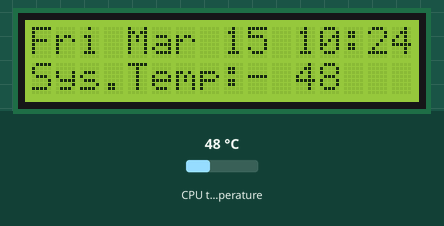
Recording of a program running on a simulated Raspberry Pi (BCM pin numbers). On the bench: 16×2 character LCD. Inputs (shaded band) come from the test bench; at power-on: CPU temperature 48 °C. The clock reads 2024-03-15 10:24:30 at power-on unless the program sets it.

Above: at 1.2 s.
1.3 s: CPU temperature set to 31 °C
At 5.4 s:
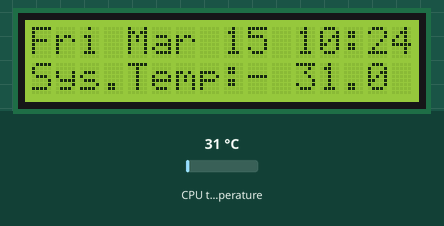
7.6 s: CPU temperature set to 44 °C
At 11.7 s:
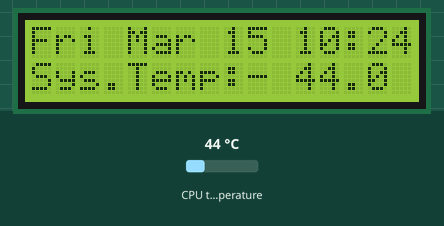
13.8 s: CPU temperature set to 58 °C
At 16.9 s:
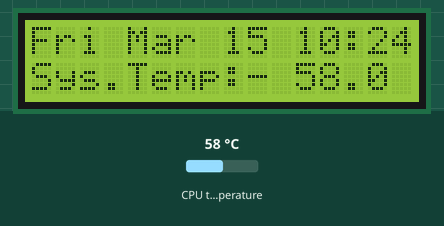
Timing chart, 0 to 18.4 s (numbered marks = the images above; inputs shaded):
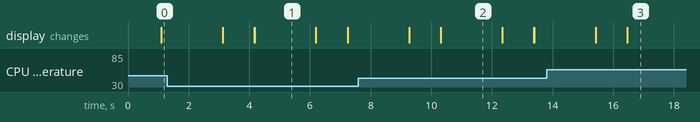

The program:

myiponlcd.py
```python
#!/usr/bin/python
# Example using a character LCD connected to a Raspberry Pi
import time
import Adafruit_CharLCD as LCD
import socket
import commands
import datetime
import shutil
import urllib
from gpiozero import CPUTemperature


datetime.datetime.now()
datetime.datetime(2009, 1, 6, 15, 8, 24, 78915)


# Raspberry Pi pin setup
lcd_rs = 25
lcd_en = 24
lcd_d4 = 23
lcd_d5 = 17
lcd_d6 = 18
lcd_d7 = 22
lcd_backlight = 2

# Define LCD column and row size for 16x2 LCD.
lcd_columns = 16
lcd_rows = 2

lcd = LCD.Adafruit_CharLCD(lcd_rs, lcd_en, lcd_d4, lcd_d5, lcd_d6, lcd_d7, lcd_columns, lcd_rows, lcd_backlight)

cpu = CPUTemperature()

def get_ip_address():
 ip_address = '';
 s = socket.socket(socket.AF_INET, socket.SOCK_DGRAM)
 s.connect(("8.8.8.8",80))
 ip_address = s.getsockname()[0]
 s.close()
 return ip_address


while True:

    try:
        lcd.message('Pi IP:-\n'+get_ip_address())
    except:
        lcd.message('Not Connected:-\n'+'To the Internet')
        time.sleep(1.0)
        lcd.clear()
        lcd.message('Net Rider:-\n@1AM8OSS')


    time.sleep(1.0)
    lcd.clear()
    lcd.message(time.ctime()+'\n')
    lcd.message('Sys.Temp:- ')
    lcd.message(str(cpu.temperature)+'\n')
    time.sleep(2.0)
    lcd.clear()

    #lcd.message("Time:%s" %time.strftime("%H:%M:%S")+'\n')
    #lcd.cursor_pos = (1, 0)
    #lcd.message("Date:%s" %time.strftime("%d-%m-%Y"))


   #lcd.message('Techivagant')
   #time.sleep(2.0)
   #lcd.clear()


#time.sleep(20.0)
#lcd.clear()
#lcd.message('Give The Input To The Terminal')
#lcd.clear()
#text = raw_input("Type Something to be displayed: ")
#lcd.message(text)
#Wait 5 seconds
#time.sleep(20.0)
#lcd.clear()
#lcd.message('Goodbye\nWorld!')
```

Measured:
- what the display in image 1 shows lasts 2.0 s, from 4.2 s to 6.2 s
